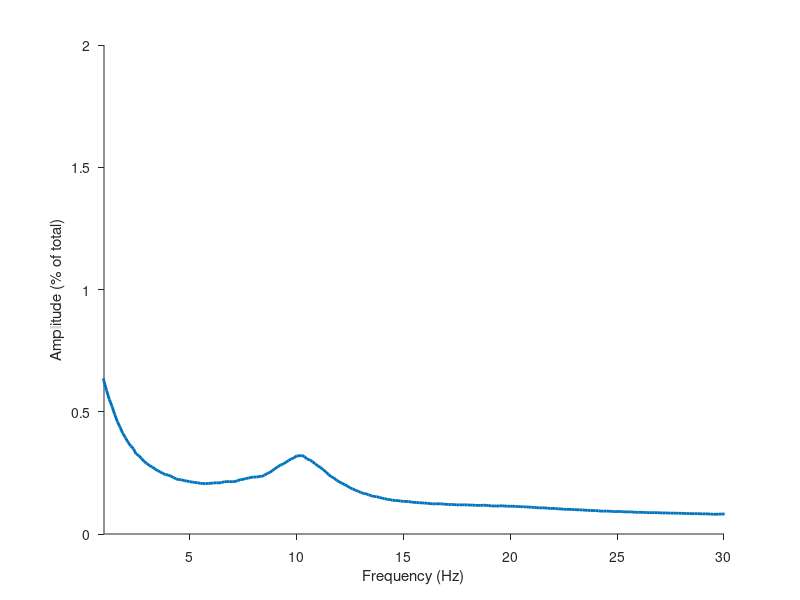

MATLAB code to generate this figure: (Note: this script raises an error after producing the figure.)
clear
close all
clc

%add functions
%in addition to these functions you'll need EEGLAB
homedir = mfilename('fullpath');
funcdir = [homedir(1:end-15) 'functions'];
addpath(genpath(funcdir))

%% load data

%Variable tfr contains the power values. It has a size of 21 (participants)
%by 4 (conditions, see below) by frequency (1-30 Hz), by time points (see
%variable 't'). All data are stimulus-locked

%Conditions are:
%1) Short intrval, validly cued, easy
%2) Short intrval, validly cued, difficult
%1) Short intrval, invalidly cued, easy
%2) Short intrval, invalidly cued, difficult

%Variable t keeps track of time of the tfr
%Variable f keeps track of frequency of the tfr
%Variable f_fft keeps track of the frequencies for FFT-related plots
%Variable ampspect contains the amplitude spectrum for each participant
%Variable binRT contains RT values binned by alpha power
%Variable binonsets contains CPP onset values binned by alpha power
%Variable binslopes contains CPP slope values binned by alpha power
%Variable cpp_t keeps track of time for the CPP
%Variable CPP contains CPP values binned by alpha power

%Permdist contains the permuted null distributions that are used to compute
%p-values for individual statistical tests. It has size test (N) by
%iteration (10000). The tests that are conducted are as follows:

%1) RT for low alpha power bin versus RT high alpha power bin
%2) Onset for low alpha power bin versus onset high alpha power bin
%3) Slope for low alpha power bin versus slope high alpha power bin

load data.mat


%% analysis setting

f2plot = 9:12; %the alpha band
npermutes = 10000; %number of iterations for permutation test

%% Plot amplitude spectrum and topographical plot of alpha power

%amplitude spectrum
figure
plot(fft_f,mean(ampspect),'linewidth',2); 
xlabel('Frequency (Hz)')
ylabel('Amplitude (% of total)')
set(gca,'tickdir','out')
xlim([1 30])
box off

%topographical plot
figure
topoplot(squeeze(mean(topopower)),chanlocs,'style','map','electrodes','off');
set(gca,'clim',[min(squeeze(mean(topopower))) max(squeeze(mean(topopower)))])

%% Plot time-frequency comparison of valid versus invalid trials

figure

%set up time indexing
y_axis_freq_skip=3;
times_skip = 8;
x_axis_limit=[ -600 800 ];
[~,timeidx(1)]=min(abs(t-x_axis_limit(1)));
[~,timeidx(2)]=min(abs(t-x_axis_limit(2)));
%plot the contour map
contourf(squeeze(mean( mean(tfr(:,1:2,:,:),2)  - mean(tfr(:,3:4,:,:),2))),300,'linecolor','none')
set(gca,'ytick',0:5:length(f),'yticklabel',round(f(1:5:end))-1,'xtick',1:times_skip:length(t),'xticklabel',t(1:times_skip:end),'xlim',timeidx,'tickdir','out','clim',[-15 15],'fontsize',18);
hold on 
plot([find(t==0) find(t==0)],[0 f(end)],'k--')
box off
colorbar
colormap jet
ylim([5 20])
ylabel('Frequency (Hz)')
xlabel('Peri-stimulus time (ms)')

[~, p] = permtest(squeeze(mean(tfr(:,1:2,:,:),2)),squeeze(mean(tfr(:,3:4,:,:),2)),100000,0.05,'left');
h = fdr(p,0.05);
hold on
contour(h,1,'linecolor','k')

%% Make line plot of alpha power in the individual conditions

figure

hold on
box off
plot(t,squeeze(mean(squeeze(mean(mean(tfr(:,1:2,f2plot,:),2),3)))),'k') %plot valid condition
plot(t,squeeze(mean(squeeze(mean(mean(tfr(:,3:4,f2plot,:),2),3)))),'r') %plot invalid condition
h = permtest(squeeze(mean(mean(tfr(:,1:2,f2plot,:),2),3)),squeeze(mean(mean(tfr(:,3:4,f2plot,:),2),3)),npermutes,0.05,'left');
plot(t(h),140,'k.')
set(gca,'tickdir','out','fontsize',18)
xlim([-600 800])
plot([0 0],[120 180],'k--')
ylabel('\alpha Power (% change)')
xlabel('Peri-stimulus time (ms)')

%% plot CPP binned by alpha power

figure
hold on
for bini = 1:nbins
    plot(t_cpp*1000,squeeze(mean(CPP(:,bini,:)))','color',plotcolors(bini,:))
end
plot([-200 800],[0 0],'k--')
plot([0 0],[-10 30],'k--')
xlim([-200 800])
set(gca,'tickdir','out')
box off
set(gca,'FontSize',18)
xlabel('Peri-stimulus time (ms)')
ylabel('Amplitude (\muV / m^2)')


%% Make bar plots of RT and CPP parameters binned by alpha power

figure

%RT binned by alpha power
subplot(1,3,1)
hold on
for bini = 1:nbins
    bar(bini,mean(binRT(:,bini)),'EdgeColor','none','FaceColor',plotcolors(bini,:))
end
wse(binRT,1);
xlabel('Alpha bin')
ylabel('Response time (ms)')
ylim([0.45 0.465]*1000)
box off
set(gca,'tickdir','out','xtick',1:3,'FontSize',18,'YTick',450:5:465)
diff = mean(mean(binRT(:,1)) - mean(binRT(:,end))); %the observed value
p = sum(diff >= permdist(1,:)) / size(permdist,2); %compute p value
title(['RT: p = ' num2str(p)])

%Onset binned by alpha power
subplot(1,3,2)
hold on
for bini = 1:nbins
    bar(bini,mean(binonsets(:,bini)),'EdgeColor','none','FaceColor',plotcolors(bini,:))
end
wse(binonsets,1);
xlabel('Alpha bin')
ylabel('Onset (ms)')
ylim([100 140])
box off
set(gca,'tickdir','out','xtick',1:3,'FontSize',18)
diff = mean(mean(binonsets(:,1)) - mean(binonsets(:,end))); %the observed value
p = sum(diff >= permdist(2,:)) / size(permdist,2); %compute p value
title(['Onset: p = ' num2str(p)])

%Slope binned by alpha power
subplot(1,3,3)
hold on
for bini = 1:nbins
    bar(bini,mean(binslopes(:,bini)),'EdgeColor','none','FaceColor',plotcolors(bini,:))
end
wse(binslopes,1);
xlabel('Alpha bin')
ylabel('Slope (\muV / m^2 / T_s)')
ylim([0.04 0.052])
box off
set(gca,'tickdir','out','xtick',1:3,'FontSize',18,'FontSize',18,'YTick',0.04:0.004:0.052)
diff = mean(mean(binslopes(:,1)) - mean(binslopes(:,end))); %the observed value
p = sum(diff <= permdist(3,:)) / size(permdist,2); %compute p value
title(['Slope: p = ' num2str(p)])


